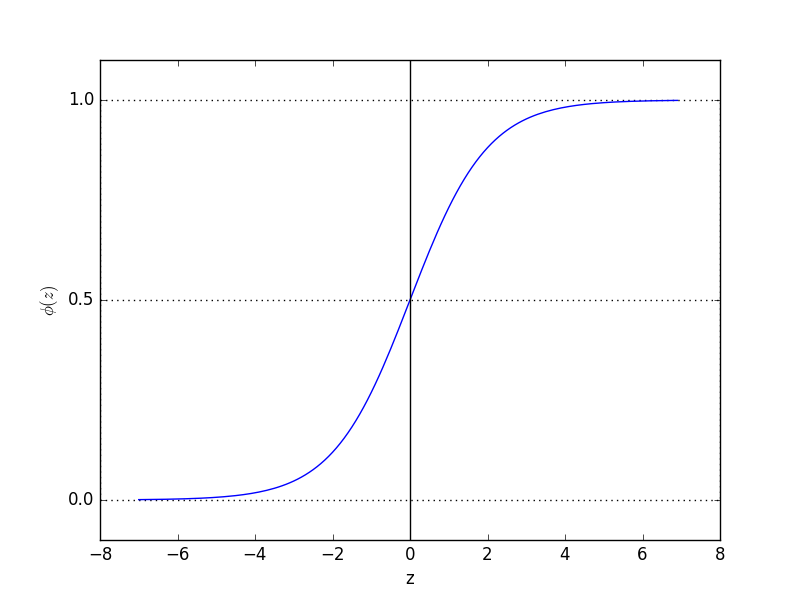

The script that drew this image:
import numpy as np
import matplotlib.pyplot as plt
from matplotlib.colors import ListedColormap as lcm
import pandas as pd
from sklearn import datasets 
from sklearn.cross_validation import train_test_split as tts 
from sklearn.preprocessing import StandardScaler as ss
from sklearn.linear_model import Perceptron
from sklearn.metrics import accuracy_score


def sigmoid(z):
    return 1.0/(1.0+np.exp(-z))

if __name__=='__main__':
    z = np.arange(-7,7,0.1)
    phi_z = sigmoid(z)
    plt.plot(z,phi_z)
    plt.axvline(0.0,color='k')
    plt.axhspan(0.0,1.0,facecolor ='1.0',alpha=1.0,ls='dotted')
    plt.axhline(y=0.5,ls='dotted',color='k')
    plt.yticks([0.0,0.5,1.0])
    plt.ylim(-0.1,1.1)
    plt.xlabel('z')
    plt.ylabel('$\phi (z)$')
    plt.show()
    

'''
